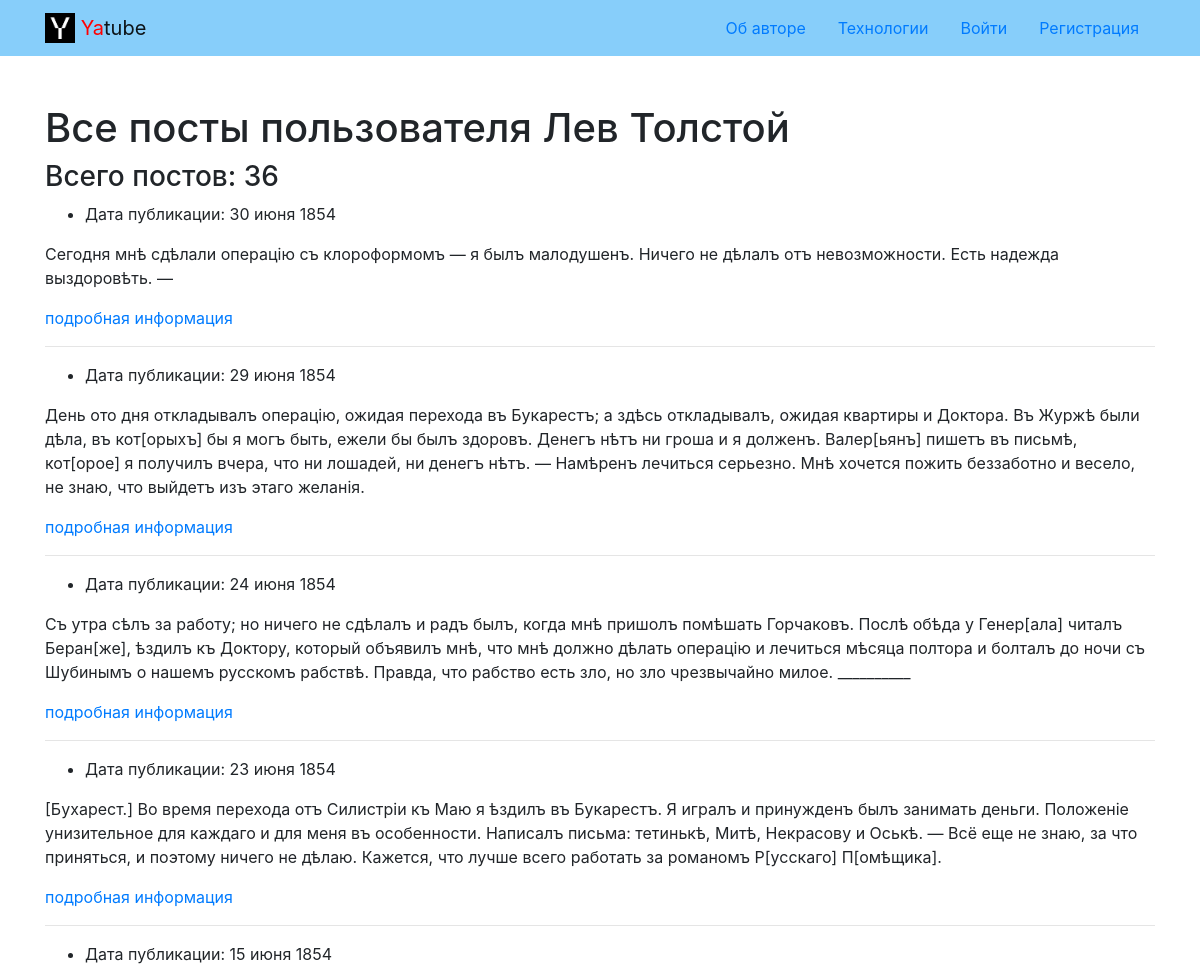
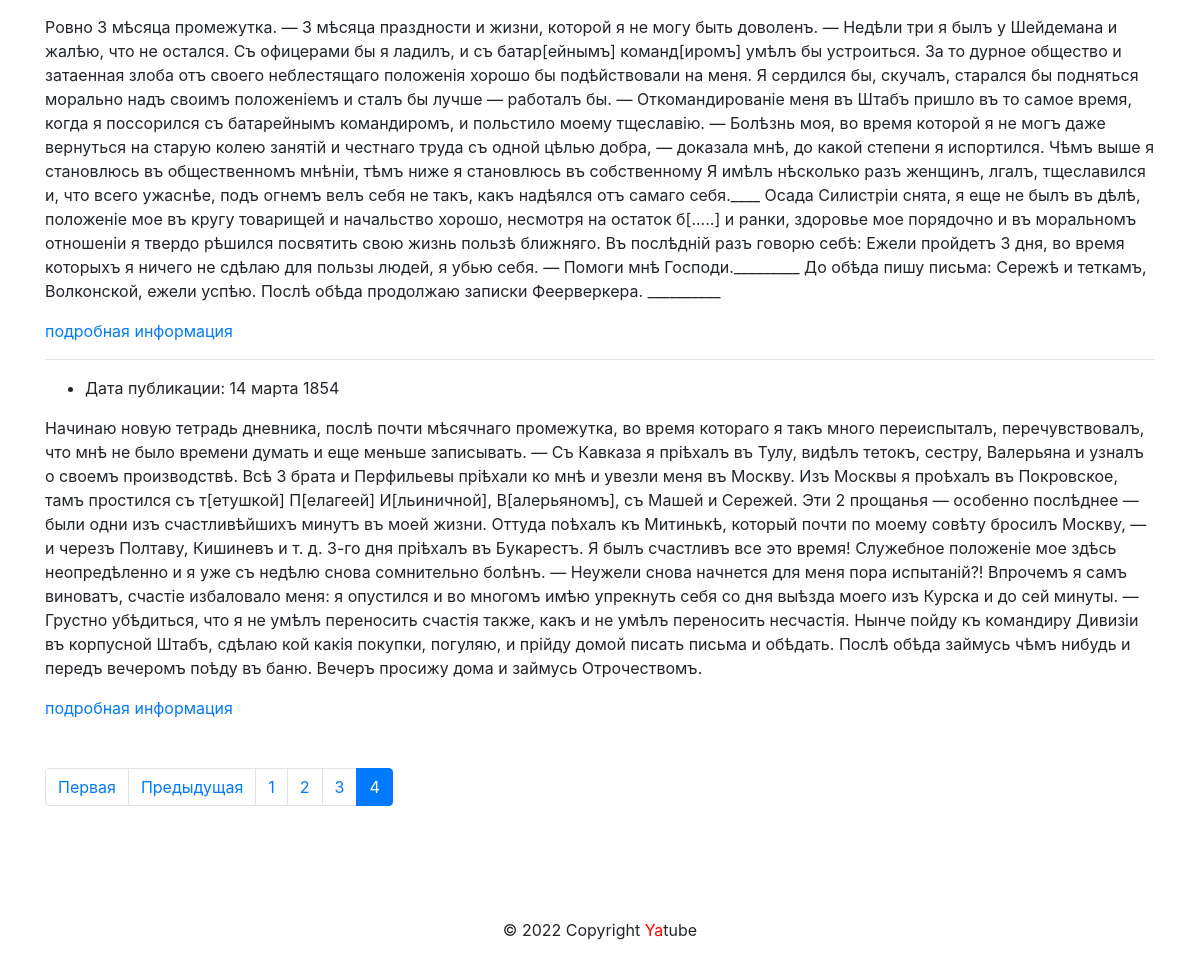
/profile/leo/?page=4, run on the app's committed database (2 pictures, top to bottom).
### posts/models.py (models this page shows, shortened)
class Post(models.Model):
    text = models.TextField(verbose_name='текст')
    pub_date = models.DateTimeField(auto_now_add=True)
    author = models.ForeignKey(
        User,
        on_delete=models.CASCADE,
        related_name='posts'
    )
    group = models.ForeignKey(
        Group,
        verbose_name='группа',
        blank=True,
        null=True,
        on_delete=models.SET_NULL
    )
    class Meta:
        ordering = ['-pub_date']

### posts/views.py (the view)
# urls.py: path('profile/<str:username>/', views.profile, name='profile'),
def profile(request, username):
    author = get_object_or_404(User, username=username)
    posts = Post.objects.filter(author=author)
    page_obj = pagination(request, posts)
    context = {'author': author,
               'page_obj': page_obj}
    return render(request, 'posts/profile.html', context)

### core/context_processors/year.py (called while the page is built)
def year(request):
    a = date.today().year
    return {'year': a}

### posts/views.py (called while the page is built)
def pagination(request, posts):
    paginator = Paginator(posts, PAGES)
    page_number = request.GET.get('page')
    page_obj = paginator.get_page(page_number)
    return page_obj

### templates/posts/profile.html (shortened to what this page needs)
{% extends 'base.html' %}
{% block content %}
<div class="container py-5">
    <h1>Все посты пользователя {{ author.get_full_name }} </h1>
    <h3>Всего постов: {{ author.posts.count }} </h3>
    {% for post in page_obj %}
        <article>
        <ul>
          <li>
            Дата публикации: {{ post.pub_date|date:"d E Y" }}
          </li>
        </ul>
          <p>
          {{ post.text }}
          </p>
          <p>
          <a href="<{% url 'posts:post_detail' post.id %}>">подробная информация </a>
          </p>
        </article>
        {% if not forloop.last %}<hr>{% endif %}
        {% endfor %}
        {% include 'posts/includes/paginator.html' %}
  </div>
{% endblock %}

### data on the page
Post: pub_date "30 июня 1854", text "Сегодня мнѣ сдѣлали операцію съ клороформомъ — я былъ малодушенъ. Ничего не дѣлалъ отъ невозможности. Есть надежда выздоровѣть. —"
Post: pub_date "29 июня 1854", text "День ото дня откладывалъ операцію, ожидая перехода въ Букарестъ; a здѣсь откладывалъ, ожидая квартиры и Доктора. Въ Журжѣ были дѣла, въ кот[орыхъ] бы я могъ быть, ежели бы былъ здоровъ. Денегъ нѣтъ ни гроша и я долженъ. Валер[ьянъ] пишетъ въ письмѣ, кот[орое] я получилъ вчера, что ни лошадей, ни денегъ нѣтъ. — Намѣренъ лечиться серьезно. Мнѣ хочется пожить беззаботно и весело, не знаю, что выйдетъ изъ этаго желанія."
Post: pub_date "24 июня 1854", text "Съ утра сѣлъ за работу; но ничего не сдѣлалъ и радъ былъ, когда мнѣ пришолъ помѣшать Горчаковъ. Послѣ обѣда у Генер[ала] читалъ Беран[же], ѣздилъ къ Доктору, который объявилъ мнѣ, что мнѣ должно дѣлать операцію и лечиться мѣсяца полтора и болталъ до ночи съ Шубинымъ о нашемъ русскомъ рабствѣ. Правда, что рабство есть зло, но зло чрезвычайно милое. __________"
Post: pub_date "23 июня 1854", text "[Бухарест.] Во время перехода отъ Силистріи къ Маю я ѣздилъ въ Букарестъ. Я игралъ и принужденъ былъ занимать деньги. Положеніе унизительное для каждаго и для меня въ особенности. Написалъ письма: тетинькѣ, Митѣ, Некрасову и Оськѣ. — Всё еще не знаю, за что приняться, и поэтому ничего не дѣлаю. Кажется, что лучше всего работать за романомъ Р[усскаго] П[омѣщика]."
Post: pub_date "15 июня 1854", text "Ровно 3 мѣсяца промежутка. — 3 мѣсяца праздности и жизни, которой я не могу быть доволенъ. — Недѣли три я былъ у Шейдемана и жалѣю, что не остался. Съ офицерами бы я ладилъ, и съ батар[ейнымъ] команд[иромъ] умѣлъ бы устроиться. За то дурное общество и затаенная злоба отъ своего неблестящаго положенія хорошо бы подѣйствовали на меня. Я сердился бы, скучалъ, старался бы подняться морально надъ своимъ положеніемъ и сталъ бы лучше — работалъ бы. — Откомандированіе меня въ Штабъ пришло въ то самое время, когда я поссорился съ батарейнымъ командиромъ, и польстило моему тщеславію. — Болѣзнь моя, во время которой я не могъ даже вернуться на старую колею занятій и честнаго труда съ одной цѣлью…"
Post: pub_date "14 марта 1854", text "Начинаю новую тетрадь дневника, послѣ почти мѣсячнаго промежутка, во время котораго я такъ много переиспыталъ, перечувствовалъ, что мнѣ не было времени думать и еще меньше записывать. — Съ Кавказа я пріѣхалъ въ Тулу, видѣлъ тетокъ, сестру, Валерьяна и узналъ о своемъ производствѣ. Всѣ 3 брата и Перфильевы пріѣхали ко мнѣ и увезли меня въ Москву. Изъ Москвы я проѣхалъ въ Покровское, тамъ простился съ т[етушкой] П[елагеей] И[льиничной], В[алерьяномъ], съ Машей и Сережей. Эти 2 прощанья — особенно послѣднее — были одни изъ счастливѣйшихъ минутъ въ моей жизни. Оттуда поѣхалъ къ Митинькѣ, который почти по моему совѣту бросилъ Москву, — и черезъ Полтаву, Кишиневъ и т. д. 3-го дня пріѣхалъ въ…"

### other printed values
{{ author.get_full_name }} "Лев Толстой"
{{ author.posts.count }} "36"
{{ i }} "1" "2" "3"
{{ i }} "4"
